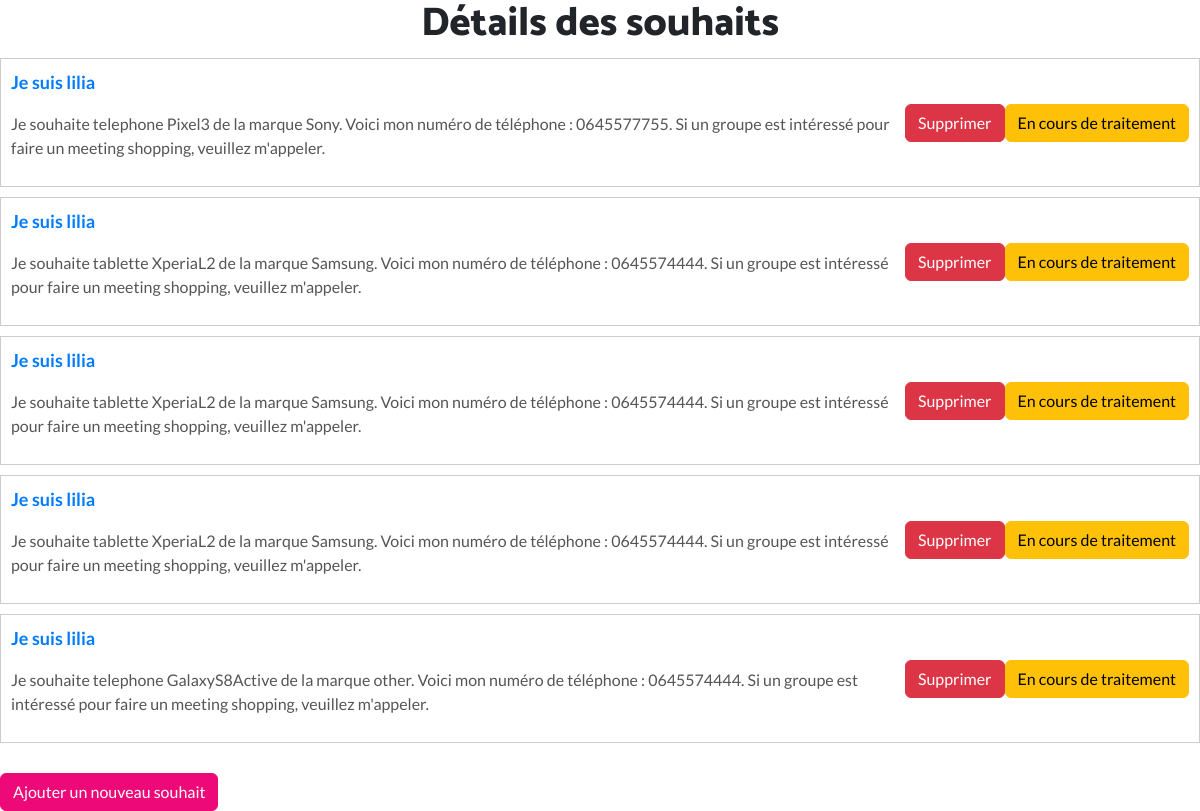
The app's page /afficherSouhaits/ (signed in) with its own data.
### api/models.py (models this page shows, shortened)
class Souhaits(models.Model):
    STATUS_CHOICES = [
        ('En cours de traitement', 'En cours de traitement'),
        ('Clôturé', 'Clôturé'),
    ]
    user = models.ForeignKey(User, on_delete=models.CASCADE)
    category = models.CharField(max_length=255)
    brand = models.CharField(max_length=100, null=True, blank=True)
    name = models.CharField(max_length=255)
    phone_number = models.CharField(max_length=15, null=True, blank=True)
    status = models.CharField(max_length=50, choices=STATUS_CHOICES, default='En cours de traitement')

### api/views.py (the view)
# urls.py: path('afficherSouhaits/',afficherSouhaits,name='afficherSouhaits'),
def afficherSouhaits(request):
    MesSouhaits = Souhaits.objects.filter(user=request.user)
    return render(request, 'afficherSouhaits.html', {'MesSouhaits': MesSouhaits})

### templates/afficherSouhaits.html (shortened to what this page needs)
{% load static %}
<!DOCTYPE html>
<html lang="en">
  <head>
    <link rel="stylesheet" href="{% static 'css/stylestb.css' %}" />
    <link rel="stylesheet" href="{% static 'bootstrap/css/bootstrap.min.css' %}" />
    <link rel="stylesheet" href="{% static 'css/styles.min.css' %}" />
  </head>
  <body>
    <h1>Détails des souhaits</h1>
    {% for s in MesSouhaits %}
      <div class="visite-container">
        <div class="visite-info">
          <div class="visite-header">
            <p>Je suis {{ s.user }}</p>
          </div>
          <div class="visite-details">
            <p>Je souhaite {{ s.category }} {{ s.name }} de la marque {{ s.brand }}. Voici mon numéro de téléphone : {{ s.phone_number }}. Si un groupe est intéressé pour faire un meeting shopping, veuillez m'appeler.</p>
          </div>
        </div>
        <div class="btn-container">
          <form method="post" action="{% url 'supprimer_souhaits' s.id %}">
            <button type="submit" class="btn btn-danger">Supprimer</button>
          </form>
        </div>
        <button class="btn btn-warning" onclick="changerStatut({{ s.id }}, '{{ s.status }}')">{{ s.status }}</button>
      </div>
    {% endfor %}
    <a href="{% url 'souhaits' %}" class="btn btn-primary">Ajouter un nouveau souhait</a>
  </body>
</html>

### static/css/stylestb.css (style rules this page uses)
body { font-family: Arial, sans-serif; margin: 20px; }
h1 { text-align: center; color: #333; }
.visite-container { display: flex; justify-content: space-between; align-items: center; border: 1px solid #ccc; margin: 10px 0; padding: 10px; }
.visite-info { flex: 1; }
.visite-header { font-size: 18px; font-weight: bold; color: #007BFF; }
.visite-details { font-size: 16px; color: #555; }
.btn-container { text-align: right; }
.btn { background-color: #007BFF; color: #fff; padding: 5px 10px; border: none; cursor: pointer; }
.btn-danger { background-color: #DC3545; }
.btn-primary { background-color: #007BFF; margin-top: 20px; }

### records on screen
Souhaits: user "lilia", category "telephone", name "Pixel3", brand "Sony", phone_number "0645577755", status "En cours de traitement"
Souhaits: user "lilia", category "tablette", name "XperiaL2", brand "Samsung", phone_number "0645574444", status "En cours de traitement"
Souhaits: user "lilia", category "tablette", name "XperiaL2", brand "Samsung", phone_number "0645574444", status "En cours de traitement"
Souhaits: user "lilia", category "tablette", name "XperiaL2", brand "Samsung", phone_number "0645574444", status "En cours de traitement"
Souhaits: user "lilia", category "telephone", name "GalaxyS8Active", brand "other", phone_number "0645574444", status "En cours de traitement"
